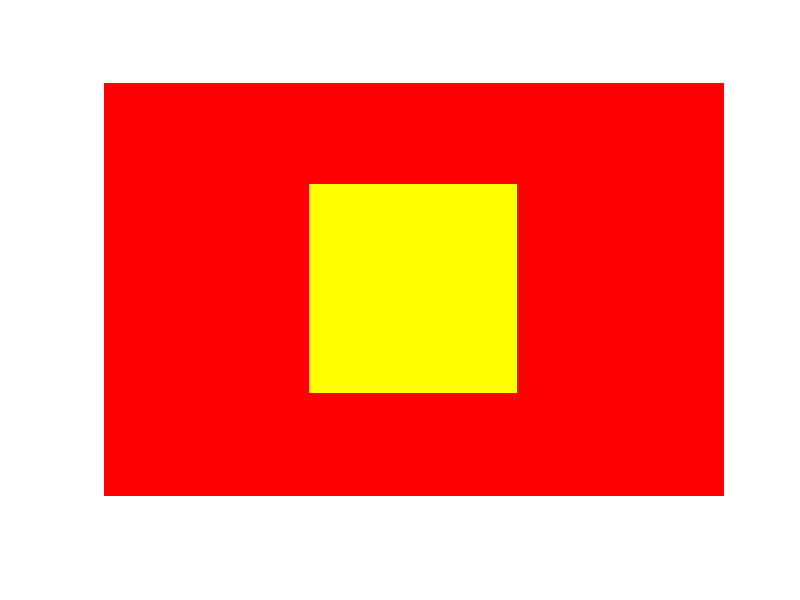

Here is the MATLAB script that generated this plot:
%image rouge avec un carre jaune au milieu
Y = zeros(200,300,3);
Y(:,:,1)=255;
Y(50:150,100:200,2)=255;
Y(:,:,3)=1;
imshow(Y/255);